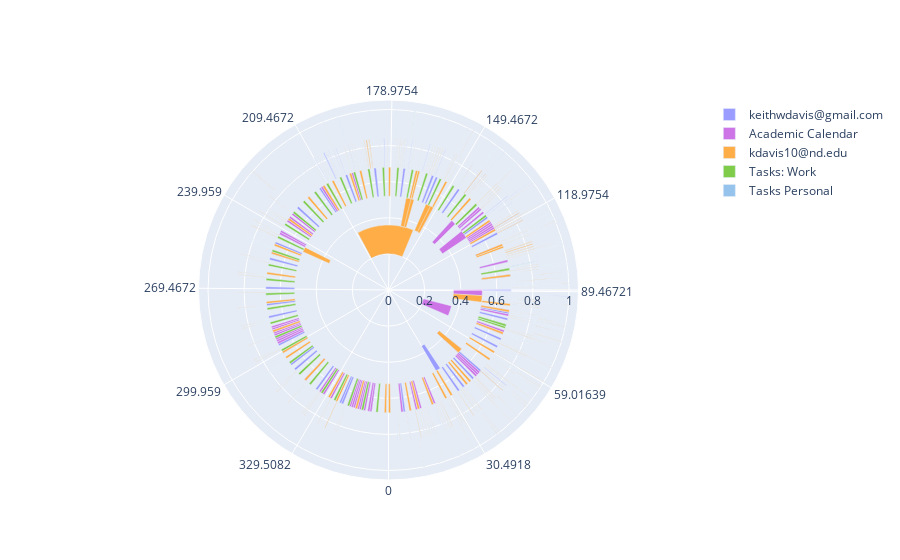

Source (notebook cell):
### Code cell
year = y24 = CalendarElement(year=2024)

traces = []

clist = list(gcal.get_calendar_list())

for cid in [6, 9, 23, 31,26]:
    events = gcal.get_events(y24.start.datetime(),
                            y24.stop.datetime(),
                            single_events=True,
                            calendar_id=clist[cid].calendar_id,)
    events = [model.EventWrap(ev) for ev in events if ev.other["eventType"] != "workingLocation"]
    t = ccplot.events_to_trace(events, len(list(year.recursive_iteration("day"))) / 360)
    t.marker.color=clist[cid].background_color
    t.name=clist[cid].to_calendar_list_entry().summary
    traces.append(t)


    

#eve = gcal.get_events(y24.start.datetime(), y24.stop.datetime(), single_events=True)
#eve = [model.EventWrap(ev) for ev in eve if ev.other["eventType"] != "workingLocation"]
#print(len(eve))

#t = ccplot.events_to_trace(eve, 360 / 365)
#t.marker.color=gcal.get_calendar_list_entry().background_color

rot = -90
fig = go.Figure()
fig.add_traces(traces)

#sector = [ccplot.to_theta(y24[4].start.datetime())+rot,
#          ccplot.to_theta(y24[7].stop.datetime())+rot]
fig.update_layout(height=800)

fig.update_layout(dict(polar=
                       dict(angularaxis=
                            dict(direction="counterclockwise",                                 
                                 rotation=rot,
                                 #showticklabels=False,
                                 tickmode="array", tickvals=[ccplot.to_theta(m.stop.datetime()) for m in y24],
                                 ),
                            #sector=sector,
                            
                           ),
 
                      ),
                 ),


fig.show()

### Figure 1 — Plotly figure (JSON) as saved in the notebook; plotly's stock layout.template omitted (floating-point values rounded to 4 significant figures; data arrays with more than 128 entries replaced by an {"elided": "..."} marker saying what was removed)
{"data": [{"base": {"elided": "131 float values"}, "marker": {"color": "#9a9cff"}, "name": "keithwdavis@gmail.com", "r": {"elided": "131 float values"}, "text": {"elided": "131 str values"}, "theta": {"elided": "131 float values"}, "type": "barpolar", "width": {"elided": "131 float values"}}, {"base": [0.52, 0.52, 0.52, 0.52, 0.52, 0.52, 0.52, 0.52, 0.52, 0.2, 0.52, 0.52, 0.52, 0.52, 0.36, 0.52, 0.52, 0.52, 0.52, 0.52, 0.52, 0.52, 0.36, 0.52, 0.52, 0.52, 0.36, 0.52, 0.52, 0.52, 0.52, 0.52, 0.52, 0.52, 0.52, 0.52, 0.52, 0.52, 0.52, 0.52, 0.52, 0.52, 0.52, 0.52, 0.52, 0.52, 0.52, 0.52, 0.52, 0.52, 0.52, 0.52, 0.52, 0.52, 0.52, 0.52, 0.52, 0.52, 0.52, 0.52, 0.52, 0.52, 0.52], "marker": {"color": "#cd74e6"}, "name": "Academic Calendar", "r": [0.16, 0.16, 0.16, 0.16, 0.16, 0.16, 0.16, 0.16, 0.16, 0.16, 0.16, 0.16, 0.16, 0.16, 0.16, 0.16, 0.16, 0.16, 0.16, 0.16, 0.16, 0.16, 0.16, 0.16, 0.16, 0.16, 0.16, 0.16, 0.16, 0.16, 0.16, 0.16, 0.16, 0.16, 0.16, 0.16, 0.16, 0.16, 0.16, 0.16, 0.16, 0.16, 0.16, 0.16, 0.16, 0.16, 0.16, 0.16, 0.16, 0.16, 0.16, 0.16, 0.16, 0.16, 0.16, 0.16, 0.16, 0.16, 0.16, 0.16, 0.16, 0.16, 0.16], "text": ["0 2024-01-07 12:00:00 January Graduation Date", "1 2024-01-14 12:00:00 Undergraduate halls open for move-in beginning at 9:00am", "2 2024-01-15 12:00:00 Martin Luther King Day - no classes", "3 2024-01-16 12:00:00 Classes begin", "4 2024-01-23 12:00:00 Last date for all class changes", "5 2024-02-16 12:00:00 Last day to drop a class at Saint Mary's College", "6 2024-02-16 12:00:00 Junior Parent's Weekend", "7 2024-02-17 12:00:00 Junior Parent's Weekend", "8 2024-02-18 12:00:00 Junior Parent's Weekend", "9 2024-03-13 11:30:00 Mid-Term Break", "10 2024-03-11 12:00:00 Mid-term grades due", "11 2024-03-12 12:00:00 Students can view grades", "12 2024-03-20 12:00:00 Registration begins for Summer Session", "13 2024-03-22 12:00:00 Last day to drop a class", "14 2024-03-31 00:00:00 Easter Holiday for students", "15 2024-04-15 12:00:00 Registration begins for Fall 2024", "16 2024-04-23 12:00:00 Course Instructor Feedback (CIF) begins", "17 2024-05-01 12:00:00 Last Class Day", "18 2024-05-02 12:00:00 Reading Day", "19 2024-05-03 12:00:00 Reading Day", "20 2024-05-04 12:00:00 Reading Day", "21 2024-05-05 12:00:00 Reading Day", "22 2024-05-08 12:00:00 Final Exam Week", "23 2024-05-11 12:00:00 Undergraduate Halls close at Noon", "24 2024-05-13 12:00:00 Final grades are due", "25 2024-05-14 12:00:00 Students can view final grades", "26 2024-05-18 12:00:00 Commencement Weekend", "27 2024-07-19 12:00:00 Last class day for regular 6-week Summer classes", "28 2024-08-04 12:00:00 Summer graduation date", "29 2024-08-26 12:00:00 Classes begin for Law School and Graduate Business", "30 2024-08-27 12:00:00 CLASSES BEGIN", "31 2024-09-02 12:00:00 Labor Day - classes are in session", "32 2024-09-03 12:00:00 Last date for all class changes", "33 2024-10-19 12:00:00 Fall Break", "34 2024-10-20 12:00:00 Fall Break", "35 2024-10-21 12:00:00 Fall Break", "36 2024-10-22 12:00:00 Fall Break", "37 2024-10-23 12:00:00 Fall Break", "38 2024-10-24 12:00:00 Fall Break", "39 2024-10-25 12:00:00 Fall Break", "40 2024-10-26 12:00:00 Fall Break", "41 2024-10-27 12:00:00 Fall Break", "42 2024-10-21 12:00:00 GRADES DUE by 3:45pm", "43 2024-11-01 12:00:00 Last day to drop a class", "44 2024-11-18 12:00:00 Spring registration begins", "45 2024-11-27 12:00:00 Thanksgiving Holiday for students", "46 2024-11-28 12:00:00 Thanksgiving", "47 2024-11-29 12:00:00 Thanksgiving holiday for students, faculty, staff", "48 2024-12-03 12:00:00 Course Instructor Feedback (CIF) begins", "49 2024-12-12 12:00:00 LAST CLASS DAY", "50 2024-12-13 12:00:00 Reading Day - no exams", "51 2024-12-14 12:00:00 Reading Day - no exams", "52 2024-12-15 12:00:00 Reading Day - no exams", "53 2024-12-16 12:00:00 FINAL EXAMS - no review sessions", "54 2024-12-17 12:00:00 FINAL EXAMS - no review sessions", "55 2024-12-18 12:00:00 FINAL EXAMS - no review sessions", "56 2024-12-19 12:00:00 FINAL EXAMS - no review sessions", "57 2024-12-20 12:00:00 FINAL EXAMS - no review sessions", "58 2024-12-23 12:00:00 GRADES DUE by 3:45pm", "59 2024-12-22 12:00:00 Undergraduate Halls close by Noon", "60 2024-09-13 12:00:00 Presidential Inauguration - no classes", "61 2024-08-23 12:00:00 Undergraduate Halls open for new first year students", "62 2024-08-25 12:00:00 Undergraduate Halls open at 9am"], "theta": [6.393, 13.28, 14.26, 15.25, 22.13, 45.74, 45.74, 46.72, 47.7, 71.25, 69.3, 70.29, 78.16, 80.12, 88.48, 103.7, 111.6, 119.5, 120.5, 121.4, 122.4, 123.4, 126.4, 129.3, 131.3, 132.3, 136.2, 197.2, 212.9, 234.5, 235.5, 241.4, 242.4, 287.7, 288.6, 289.6, 290.6, 291.6, 292.6, 293.6, 294.5, 295.5, 289.6, 300.5, 317.2, 326.1, 327.0, 328.0, 332.0, 340.8, 341.8, 342.8, 343.8, 344.8, 345.7, 346.7, 347.7, 348.7, 351.6, 350.7, 252.3, 231.6, 233.6], "type": "barpolar", "width": [1.017, 1.017, 1.017, 1.017, 1.017, 1.017, 1.017, 1.017, 1.017, 9.108, 1.017, 1.017, 1.017, 1.017, 4.067, 1.017, 1.017, 1.017, 1.017, 1.017, 1.017, 1.017, 5.083, 1.017, 1.017, 1.017, 3.05, 1.017, 1.017, 1.017, 1.017, 1.017, 1.017, 1.017, 1.017, 1.017, 1.017, 1.017, 1.017, 1.017, 1.017, 1.017, 1.017, 1.017, 1.017, 1.017, 1.017, 1.017, 1.017, 1.017, 1.017, 1.017, 1.017, 1.017, 1.017, 1.017, 1.017, 1.017, 1.017, 1.017, 1.017, 1.017, 1.017]}, {"base": {"elided": "372 float values"}, "marker": {"color": "#ffad46"}, "name": "kdavis10@nd.edu", "r": {"elided": "372 float values"}, "text": {"elided": "372 str values"}, "theta": {"elided": "372 float values"}, "type": "barpolar", "width": {"elided": "372 float values"}}, {"base": [0.52, 0.52, 0.52, 0.52, 0.52, 0.68, 0.52, 0.52, 0.52, 0.52, 0.52, 0.52, 0.52, 0.52, 0.52, 0.52, 0.52, 0.52, 0.52, 0.52, 0.52, 0.52, 0.52, 0.52, 0.52, 0.52, 0.52, 0.52, 0.52, 0.52, 0.52, 0.52, 0.52, 0.52, 0.52, 0.52, 0.52, 0.52, 0.52, 0.52, 0.84, 0.84, 0.84, 0.84, 0.84, 0.84, 0.84, 0.84, 0.84, 0.84, 0.84, 0.84], "marker": {"color": "#7ecc4a"}, "name": "Tasks: Work", "r": [0.16, 0.16, 0.16, 0.16, 0.16, 0.16, 0.16, 0.16, 0.16, 0.16, 0.16, 0.16, 0.16, 0.16, 0.16, 0.16, 0.16, 0.16, 0.16, 0.16, 0.16, 0.16, 0.16, 0.16, 0.16, 0.16, 0.16, 0.16, 0.16, 0.16, 0.16, 0.16, 0.16, 0.16, 0.16, 0.16, 0.16, 0.16, 0.16, 0.16, 0.16, 0.16, 0.16, 0.16, 0.16, 0.16, 0.16, 0.16, 0.16, 0.16, 0.16, 0.16], "text": ["0 2024-03-14 12:00:00 picture and bio to Nuclear Frotiers talk https://mail.google.com/mail/u/0/#inbox/FMfcgzGwHfqVxTqqwQfFMXnncfjKkTlW", "1 2024-03-15 12:00:00 Picture and nuclear frontiers talk DEADLINE", "2 2024-03-15 12:00:00 Language for Quality Definitions.", "3 2024-04-11 12:00:00 https://mail.google.com/mail/u/0/#inbox/FMfcgzGxRxCQMnTvFXjmbzVZrJlPwTMT?compose=new", "4 2024-04-11 12:00:00 Registering for workshop that I'm giving a talk at.", "5 2024-04-12 11:30:00-04:00 Start up", "6 2024-05-09 12:00:00 send Show e-mail.", "7 2024-05-16 12:00:00 send Show e-mail.", "8 2024-05-23 12:00:00 send Show e-mail.", "9 2024-05-30 12:00:00 send Show e-mail.", "10 2024-06-06 12:00:00 send Show e-mail.", "11 2024-06-13 12:00:00 send Show e-mail.", "12 2024-06-20 12:00:00 send Show e-mail.", "13 2024-06-27 12:00:00 send Show e-mail.", "14 2024-07-04 12:00:00 send Show e-mail.", "15 2024-07-11 12:00:00 send Show e-mail.", "16 2024-07-18 12:00:00 send Show e-mail.", "17 2024-07-25 12:00:00 send Show e-mail.", "18 2024-08-01 12:00:00 send Show e-mail.", "19 2024-08-08 12:00:00 send Show e-mail.", "20 2024-08-15 12:00:00 send Show e-mail.", "21 2024-08-22 12:00:00 send Show e-mail.", "22 2024-08-29 12:00:00 send Show e-mail.", "23 2024-09-05 12:00:00 send Show e-mail.", "24 2024-09-12 12:00:00 send Show e-mail.", "25 2024-09-19 12:00:00 send Show e-mail.", "26 2024-09-26 12:00:00 send Show e-mail.", "27 2024-10-03 12:00:00 send Show e-mail.", "28 2024-10-10 12:00:00 send Show e-mail.", "29 2024-10-17 12:00:00 send Show e-mail.", "30 2024-10-24 12:00:00 send Show e-mail.", "31 2024-10-31 12:00:00 send Show e-mail.", "32 2024-11-07 12:00:00 send Show e-mail.", "33 2024-11-14 12:00:00 send Show e-mail.", "34 2024-11-21 12:00:00 send Show e-mail.", "35 2024-11-28 12:00:00 send Show e-mail.", "36 2024-12-05 12:00:00 send Show e-mail.", "37 2024-12-12 12:00:00 send Show e-mail.", "38 2024-12-19 12:00:00 send Show e-mail.", "39 2024-12-26 12:00:00 send Show e-mail.", "40 2024-05-18 20:15:00-04:00 Change sheets 8:00 pm", "41 2024-05-22 09:15:00-04:00 Reply to ramzi 9:00 AM", "42 2024-06-14 20:15:00-04:00 Replace battery in keys. 8:00 pm", "43 2024-06-21 12:15:00-04:00 Get box 12:00 pm", "44 2024-06-23 09:15:00-04:00 Meditate and yoga 9:00 am", "45 2024-06-23 10:15:00-04:00 Run 10:00", "46 2024-06-23 11:45:00-04:00 cook pork", "47 2024-06-23 12:15:00-04:00 eat", "48 2024-06-23 13:15:00-04:00 put together couch", "49 2024-06-23 17:15:00-04:00 eat", "50 2024-06-23 12:15:00-04:00 Take notes on meditation 12:00 pm", "51 2024-06-29 14:15:00-04:00 clean carpets"], "theta": [72.25, 73.24, 73.24, 99.8, 99.8, 100.8, 127.3, 134.2, 141.1, 148.0, 154.9, 161.8, 168.6, 175.5, 182.4, 189.3, 196.2, 203.1, 210.0, 216.8, 223.7, 230.6, 237.5, 244.4, 251.3, 258.2, 265.0, 271.9, 278.8, 285.7, 292.6, 299.5, 306.4, 313.3, 320.2, 327.0, 333.9, 340.8, 347.7, 354.6, 136.5, 140.0, 163.1, 169.6, 171.5, 171.5, 171.6, 171.6, 171.6, 171.8, 171.6, 177.6], "type": "barpolar", "width": [1.017, 1.017, 1.017, 1.017, 1.017, 0.04236, 1.017, 1.017, 1.017, 1.017, 1.017, 1.017, 1.017, 1.017, 1.017, 1.017, 1.017, 1.017, 1.017, 1.017, 1.017, 1.017, 1.017, 1.017, 1.017, 1.017, 1.017, 1.017, 1.017, 1.017, 1.017, 1.017, 1.017, 1.017, 1.017, 1.017, 1.017, 1.017, 1.017, 1.017, 0.02118, 0.02118, 0.02118, 0.02118, 0.02118, 0.02118, 0.02118, 0.02118, 0.02118, 0.02118, 0.02118, 0.02118]}, {"base": [0.68, 0.84, 0.84, 0.84, 0.84, 0.84, 0.84], "marker": {"color": "#96c3eb"}, "name": "Tasks Personal", "r": [0.16, 0.16, 0.16, 0.16, 0.16, 0.16, 0.16], "text": ["0 2024-04-12 16:30:00-04:00 therapy", "1 2024-05-17 11:22:30-04:00 Test from cal", "2 2024-05-22 10:15:00-04:00 Reply to Jeff 10:00 am", "3 2024-05-25 05:15:00-04:00 Steak 5:00", "4 2024-05-25 17:15:00-04:00 Potatoes 5:00 PM", "5 2024-05-28 05:15:00-04:00 Broccoli 5:00", "6 2024-06-12 11:45:00-04:00 Tomorrow 11:30"], "theta": [101.0, 135.2, 140.1, 142.8, 143.3, 145.7, 160.8], "type": "barpolar", "width": [0.04236, 0.01059, 0.02118, 0.02118, 0.02118, 0.02118, 0.02118]}], "layout": {"autosize": true, "polar": {"angularaxis": {"direction": "counterclockwise", "rotation": -90, "tickmode": "array", "tickvals": [30.49, 59.02, 89.47, 119.0, 149.5, 179.0, 209.5, 240.0, 269.5, 300.0, 329.5, 0], "type": "linear"}, "radialaxis": {"autorange": true, "range": [0, 1.053], "type": "linear"}}}}
